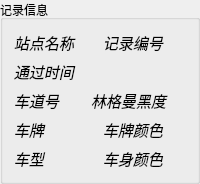
       <widget class="QGroupBox" name="groupBox_15">
        <property name="title">
         <string>记录信息</string>
        </property>
        <layout class="QVBoxLayout" name="verticalLayout_5">
         <item>
          <layout class="QHBoxLayout" name="horizontalLayout_32">
           <item>
            <layout class="QHBoxLayout" name="horizontalLayout_3">
             <property name="sizeConstraint">
              <enum>QLayout::SetDefaultConstraint</enum>
             </property>
             <item>
              <widget class="QLabel" name="label_3">
               <property name="font">
                <font>
                 <pointsize>11</pointsize>
                 <weight>50</weight>
                 <italic>true</italic>
                 <bold>false</bold>
                </font>
               </property>
               <property name="text">
                <string>站点名称</string>
               </property>
              </widget>
             </item>
             <item>
              <widget class="QLabel" name="labelSId">
               <property name="font">
                <font>
                 <pointsize>11</pointsize>
                </font>
               </property>
               <property name="text">
                <string/>
               </property>
               <property name="alignment">
                <set>Qt::AlignRight|Qt::AlignTrailing|Qt::AlignVCenter</set>
               </property>
              </widget>
             </item>
            </layout>
           </item>
           <item>
            <layout class="QHBoxLayout" name="horizontalLayout_6">
             <property name="sizeConstraint">
              <enum>QLayout::SetDefaultConstraint</enum>
             </property>
             <item>
              <widget class="QLabel" name="label_4">
               <property name="font">
                <font>
                 <pointsize>11</pointsize>
                 <weight>50</weight>
                 <italic>true</italic>
                 <bold>false</bold>
                </font>
               </property>
               <property name="text">
                <string>记录编号</string>
               </property>
              </widget>
             </item>
             <item>
              <widget class="QLabel" name="labelId">
               <property name="font">
                <font>
                 <pointsize>11</pointsize>
                </font>
               </property>
               <property name="text">
                <string/>
               </property>
               <property name="alignment">
                <set>Qt::AlignRight|Qt::AlignTrailing|Qt::AlignVCenter</set>
               </property>
              </widget>
             </item>
            </layout>
           </item>
          </layout>
         </item>
         <item>
          <layout class="QHBoxLayout" name="horizontalLayout_21">
           <property name="sizeConstraint">
            <enum>QLayout::SetDefaultConstraint</enum>
           </property>
           <item>
            <widget class="QLabel" name="label_6">
             <property name="font">
              <font>
               <pointsize>11</pointsize>
               <weight>50</weight>
               <italic>true</italic>
               <bold>false</bold>
              </font>
             </property>
             <property name="text">
              <string>通过时间</string>
             </property>
            </widget>
           </item>
           <item>
            <widget class="QLabel" name="labelTime">
             <property name="font">
              <font>
               <pointsize>11</pointsize>
              </font>
             </property>
             <property name="text">
              <string/>
             </property>
             <property name="alignment">
              <set>Qt::AlignRight|Qt::AlignTrailing|Qt::AlignVCenter</set>
             </property>
            </widget>
           </item>
          </layout>
         </item>
         <item>
          <layout class="QHBoxLayout" name="horizontalLayout_29">
           <property name="sizeConstraint">
            <enum>QLayout::SetDefaultConstraint</enum>
           </property>
           <item>
            <layout class="QHBoxLayout" name="horizontalLayout_4">
             <property name="sizeConstraint">
              <enum>QLayout::SetDefaultConstraint</enum>
             </property>
             <item>
              <widget class="QLabel" name="label_8">
               <property name="font">
                <font>
                 <pointsize>11</pointsize>
                 <weight>50</weight>
                 <italic>true</italic>
                 <bold>false</bold>
                </font>
               </property>
               <property name="text">
                <string>车道号</string>
               </property>
              </widget>
             </item>
             <item>
              <widget class="QLabel" name="labelLine">
               <property name="font">
                <font>
                 <pointsize>11</pointsize>
                </font>
               </property>
               <property name="text">
                <string/>
               </property>
               <property name="alignment">
                <set>Qt::AlignRight|Qt::AlignTrailing|Qt::AlignVCenter</set>
               </property>
              </widget>
             </item>
            </layout>
           </item>
           <item>
            <layout class="QHBoxLayout" name="horizontalLayout_5">
             <property name="sizeConstraint">
              <enum>QLayout::SetDefaultConstraint</enum>
             </property>
             <item>
              <widget class="QLabel" name="label_10">
               <property name="font">
                <font>
                 <pointsize>11</pointsize>
                 <weight>50</weight>
                 <italic>true</italic>
                 <bold>false</bold>
                </font>
               </property>
               <property name="text">
                <string>林格曼黑度</string>
               </property>
              </widget>
             </item>
             <item>
              <widget class="QLabel" name="labelRingelmann">
               <property name="font">
                <font>
                 <pointsize>11</pointsize>
                </font>
               </property>
               <property name="text">
                <string/>
               </property>
               <property name="alignment">
                <set>Qt::AlignRight|Qt::AlignTrailing|Qt::AlignVCenter</set>
               </property>
              </widget>
             </item>
            </layout>
           </item>
          </layout>
         </item>
         <item>
          <layout class="QHBoxLayout" name="horizontalLayout_14">
           <property name="sizeConstraint">
            <enum>QLayout::SetDefaultConstraint</enum>
           </property>
           <item>
            <layout class="QHBoxLayout" name="horizontalLayout_7">
             <property name="sizeConstraint">
              <enum>QLayout::SetDefaultConstraint</enum>
             </property>
             <item>
              <widget class="QLabel" name="label_9">
               <property name="font">
                <font>
                 <pointsize>11</pointsize>
                 <weight>50</weight>
                 <italic>true</italic>
                 <bold>false</bold>
                </font>
               </property>
               <property name="text">
                <string>车牌</string>
               </property>
              </widget>
             </item>
             <item>
              <widget class="QLabel" name="labelPlate">
               <property name="font">
                <font>
                 <pointsize>11</pointsize>
                </font>
               </property>
               <property name="text">
                <string/>
               </property>
               <property name="alignment">
                <set>Qt::AlignRight|Qt::AlignTrailing|Qt::AlignVCenter</set>
               </property>
              </widget>
             </item>
            </layout>
           </item>
           <item>
            <layout class="QHBoxLayout" name="horizontalLayout_27">
             <property name="sizeConstraint">
              <enum>QLayout::SetDefaultConstraint</enum>
             </property>
             <item>
              <widget class="QLabel" name="label_24">
               <property name="font">
                <font>
                 <pointsize>11</pointsize>
                 <weight>50</weight>
                 <italic>true</italic>
                 <bold>false</bold>
                </font>
               </property>
               <property name="text">
                <string>车牌颜色</string>
               </property>
              </widget>
             </item>
             <item>
              <widget class="QLabel" name="labelPColor">
               <property name="font">
                <font>
                 <pointsize>11</pointsize>
                </font>
               </property>
               <property name="text">
                <string/>
               </property>
               <property name="alignment">
                <set>Qt::AlignRight|Qt::AlignTrailing|Qt::AlignVCenter</set>
               </property>
              </widget>
             </item>
            </layout>
           </item>
          </layout>
         </item>
         <item>
          <layout class="QHBoxLayout" name="horizontalLayout_26">
           <property name="sizeConstraint">
            <enum>QLayout::SetDefaultConstraint</enum>
           </property>
           <item>
            <layout class="QHBoxLayout" name="horizontalLayout_22">
             <property name="sizeConstraint">
              <enum>QLayout::SetDefaultConstraint</enum>
             </property>
             <item>
              <widget class="QLabel" name="label_26">
               <property name="font">
                <font>
                 <pointsize>11</pointsize>
                 <weight>50</weight>
                 <italic>true</italic>
                 <bold>false</bold>
                </font>
               </property>
               <property name="text">
                <string>车型</string>
               </property>
              </widget>
             </item>
             <item>
              <widget class="QLabel" name="labelCarType">
               <property name="font">
                <font>
                 <pointsize>11</pointsize>
                </font>
               </property>
               <property name="text">
                <string/>
               </property>
               <property name="alignment">
                <set>Qt::AlignRight|Qt::AlignTrailing|Qt::AlignVCenter</set>
               </property>
              </widget>
             </item>
            </layout>
           </item>
           <item>
            <layout class="QHBoxLayout" name="horizontalLayout_30">
             <property name="sizeConstraint">
              <enum>QLayout::SetDefaultConstraint</enum>
             </property>
             <item>
              <widget class="QLabel" name="label_27">
               <property name="font">
                <font>
                 <pointsize>11</pointsize>
                 <weight>50</weight>
                 <italic>true</italic>
                 <bold>false</bold>
                </font>
               </property>
               <property name="text">
                <string>车身颜色</string>
               </property>
              </widget>
             </item>
             <item>
              <widget class="QLabel" name="labelCarColor">
               <property name="font">
                <font>
                 <pointsize>11</pointsize>
                </font>
               </property>
               <property name="text">
                <string/>
               </property>
               <property name="alignment">
                <set>Qt::AlignRight|Qt::AlignTrailing|Qt::AlignVCenter</set>
               </property>
              </widget>
             </item>
            </layout>
           </item>
          </layout>
         </item>
        </layout>
       </widget>
